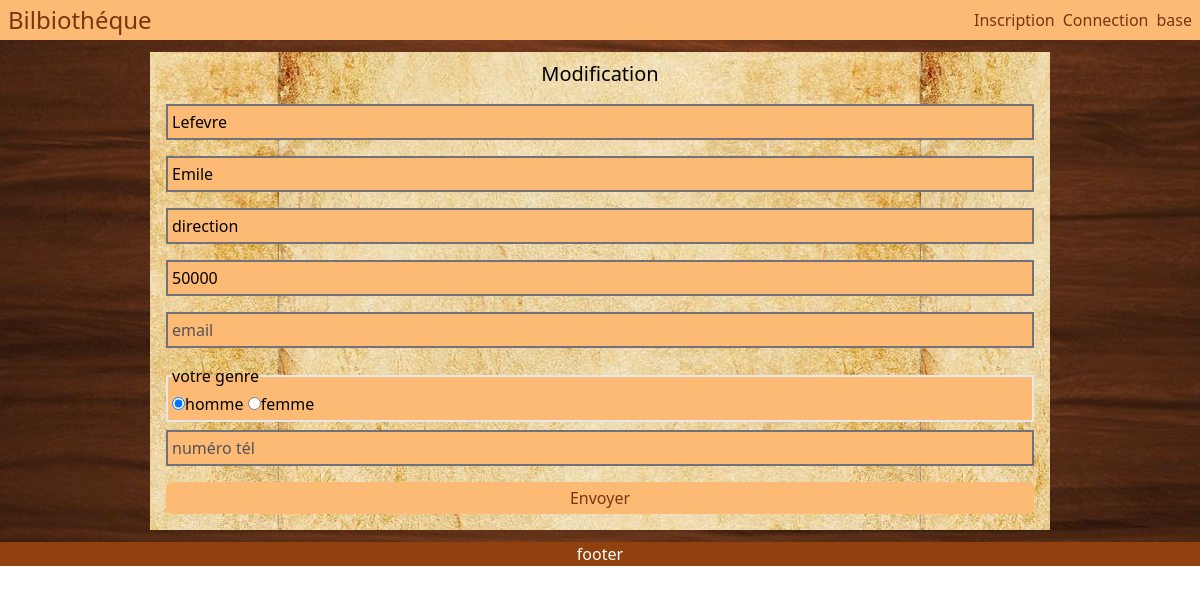
Screenshot of /modif.php?id_employer=1 with the database file from the repository.
### tables this page shows
CREATE TABLE employes (
  id_employes int(3) NOT NULL,
  prenom varchar(20) DEFAULT NULL,
  nom varchar(20) DEFAULT NULL,
  sexe enum('m','f') NOT NULL,
  service varchar(30) DEFAULT NULL,
  date_embauche date DEFAULT NULL,
  salaire int(10) DEFAULT NULL
);

### modif.php (the view, shortened to what this page needs)
<?php
include "./template/header.php";
require "db.php";
parse_str($_SERVER['QUERY_STRING'], $output);
$id = (int)$output["id_employer"];
$read_id = $pdo->query('SELECT * FROM employes WHERE id_employes=' . $id);
$info = $read_id->fetchAll();
$current = $info[0];
?>
<main class="bg-[url(../img/FondBoisVernis.jpg)] bg-center">
    <section class="w-full flex justify-center">
        <div class="bg-[url(../img/VieuxPapier.jpg)] bg-center my-3 p-2 w-3/4 flex flex-col place-content-center">
            <h2 class="text-xl text-center">Modification</h2>
            <form class="flex flex-col space-y-2 w-full p-2" action="" method="POST">
                <input id="surnameUser" class="border-2 placeholder:text-zinc-600 border-zinc-500 bg-orange-300 p-1" type="text" name="surname" placeholder="prenom" value="<?php echo $current["nom"] ?>">
                <input id="nameUser" class="border-2 placeholder:text-zinc-600 border-zinc-500 bg-orange-300 p-1" type="text" name="name_user" placeholder="nom" value="<?php echo @$current["prenom"] ?>">
                <input id="service" class="border-2 placeholder:text-zinc-600 border-zinc-500 bg-orange-300 p-1" type="text" name="service" placeholder="profession" value="<?php echo @$current["service"] ?>">
                <input id="salaire" class="border-2 placeholder:text-zinc-600 border-zinc-500 bg-orange-300 p-1" type="number" name="salaire" placeholder="salaire" value="<?php echo @$current["salaire"] ?>">
                <input id="mail" class="border-2 placeholder:text-zinc-600 border-zinc-500 bg-orange-300 p-1" type="email" name="mail" placeholder="email" value="<?php echo @$current["Email"] ?>">
                <fieldset id="genre" class="border-2 bg-orange-300 p-1">
                    <legend>votre genre</legend>
                    <input type="radio" name="sexe" id="" value="m" <?php if($current["sexe"] == "m") echo "checked" ?> /><label for="">homme</label>
                    <input type="radio" name="sexe" id="" value="f" <?php if($current["sexe"] == "f") echo "checked" ?> /><label for="">femme</label>
                </fieldset>
                <input type="tel" class="border-2 placeholder:text-zinc-600 border-zinc-500 bg-orange-300 p-1" placeholder="numéro tél" name="num" value="<?php echo @$current["numero"] ?>">
                <input type="submit" name="submit" class="p-1 rounded-md cursor-pointer bg-orange-300 text-amber-900 disabled:text-black disabled:bg-slate-400 disabled:cursor-default" value="Envoyer">
            </form>
        </div>
    </section>
</main>
<?php include "./template/footer.php" ?>

### asset/css/out.css (style rules this page uses)
html, :host { line-height: 1.5; -webkit-text-size-adjust: 100%; -moz-tab-size: 4; -o-tab-size: 4; tab-size: 4; font-family: ui-sans-serif, system-ui, sans-serif, "Apple Color Emoji", "Segoe UI Emoji", "Segoe UI Symbol", "Noto Color Emoji"; font-feature-settings: normal; font-variation-settings: normal; -webkit-tap-highlight-color: transparent; }
body { margin: 0; line-height: inherit; }
h1, h2, h3, h4, h5, h6 { font-size: inherit; font-weight: inherit; }
button, input, optgroup, select, textarea { font-family: inherit; font-feature-settings: inherit; font-variation-settings: inherit; font-size: 100%; font-weight: inherit; line-height: inherit; letter-spacing: inherit; color: inherit; margin: 0; padding: 0; }
button, input:where([type='button']), input:where([type='reset']), input:where([type='submit']) { -webkit-appearance: button; background-color: transparent; background-image: none; }
blockquote, dl, dd, h1, h2, h3, h4, h5, h6, hr, figure, p, pre { margin: 0; }
fieldset { margin: 0; padding: 0; }
legend { padding: 0; }
input::placeholder, textarea::placeholder { opacity: 1; color: #9ca3af; }
.my-3 { margin-top: 0.75rem; margin-bottom: 0.75rem; }
.flex { display: flex; }
.w-3\/4 { width: 75%; }
.w-full { width: 100%; }
.cursor-pointer { cursor: pointer; }
.flex-col { flex-direction: column; }
.place-content-center { place-content: center; }
.justify-center { justify-content: center; }
.space-y-2 > :not([hidden]) ~ :not([hidden]) { --tw-space-y-reverse: 0; margin-top: calc(0.5rem * calc(1 - var(--tw-space-y-reverse))); margin-bottom: calc(0.5rem * var(--tw-space-y-reverse)); }
.rounded-md { border-radius: 0.375rem; }
.border-2 { border-width: 2px; }
.border-zinc-500 { --tw-border-opacity: 1; border-color: rgb(113 113 122 / var(--tw-border-opacity, 1)); }
.bg-orange-300 { --tw-bg-opacity: 1; background-color: rgb(253 186 116 / var(--tw-bg-opacity, 1)); }
.bg-\[url\(\.\.\/img\/FondBoisVernis\.jpg\)\] { background-image: url(../img/FondBoisVernis.jpg); }
.bg-\[url\(\.\.\/img\/VieuxPapier\.jpg\)\] { background-image: url(../img/VieuxPapier.jpg); }
.bg-center { background-position: center; }
.p-1 { padding: 0.25rem; }
.p-2 { padding: 0.5rem; }
.text-center { text-align: center; }
.text-xl { font-size: 1.25rem; line-height: 1.75rem; }
.text-amber-900 { --tw-text-opacity: 1; color: rgb(120 53 15 / var(--tw-text-opacity, 1)); }
.placeholder\:text-zinc-600::placeholder { --tw-text-opacity: 1; color: rgb(82 82 91 / var(--tw-text-opacity, 1)); }

### rows the page displays
employes: surname "Lefevre", name_user "Emile", service "direction", salaire "50000", sexe "☑"
